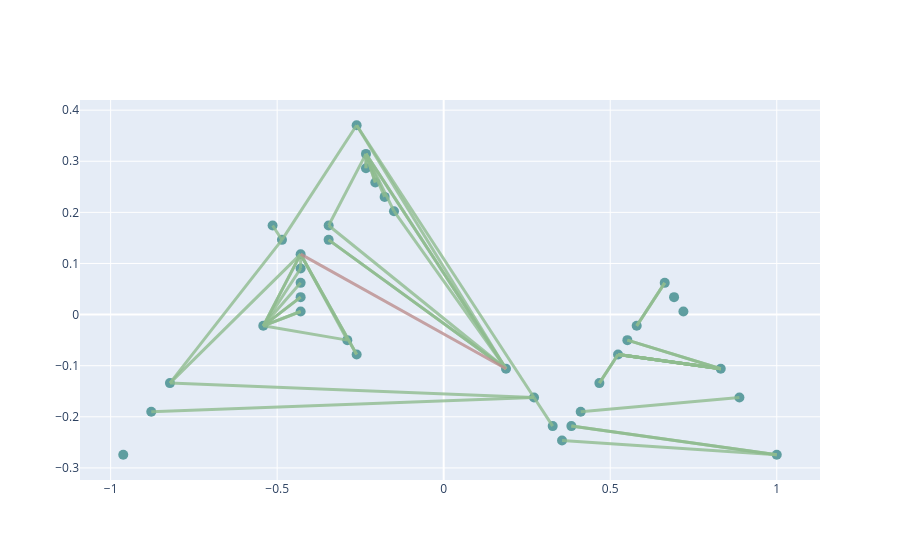
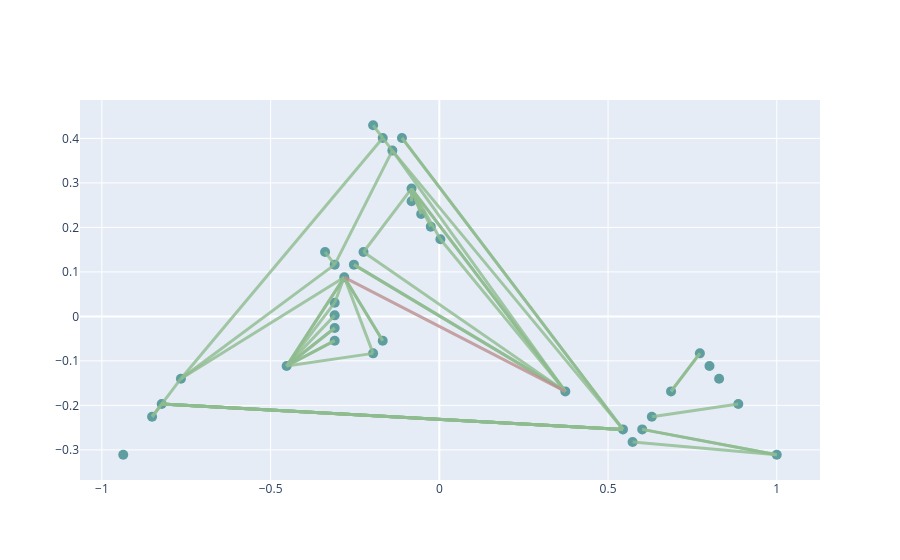

The cell these charts' notebook holds for them, in order:
### Markdown cell above
# Nodes

### Code cell
from pypsa.plot import PlotAccessor

for run in runs:
    print(run)
    plotter = PlotAccessor(n[run])
    plotter.iplot()

### Figure 1 — Plotly figure (JSON) as saved in the notebook; plotly's stock layout.template omitted (floating-point values rounded to 4 significant figures)
{"data": [{"hoverinfo": "text", "marker": {"color": "cadetblue", "size": 10}, "mode": "markers", "opacity": 1, "text": ["Bus CH0 0", "Bus DE0 0", "Bus EU", "Bus co2 atmosphere", "Bus co2 stored", "Bus co2 sequestered", "Bus CH0 0 H2", "Bus DE0 0 H2", "Bus CH0 0 gas", "Bus DE0 0 gas", "Bus CH0 0 battery", "Bus DE0 0 battery", "Bus CH0 0 EV battery", "Bus DE0 0 EV battery", "Bus CH0 0 urban central heat", "Bus DE0 0 urban central heat", "Bus CH0 0 biogas", "Bus DE0 0 biogas", "Bus EU solid biomass", "Bus EU oil", "Bus EU oil primary", "Bus EU methanol", "Bus solid biomass for industry", "Bus CH0 0 gas for industry", "Bus DE0 0 gas for industry", "Bus EU industry methanol", "Bus EU naphtha for industry", "Bus EU non-sequestered HVC", "Bus process emissions", "Bus CH0 0 low voltage", "Bus DE0 0 low voltage", "Bus CH0 0 home battery", "Bus DE0 0 home battery", "Bus CH0 0 rural heat", "Bus CH0 0 urban decentral heat", "Bus DE0 0 rural heat", "Bus DE0 0 urban decentral heat"], "type": "scatter", "x": [0.1871, -0.4295, -0.9621, 1.0, 0.8879, 0.4114, -0.2614, -0.822, 0.5235, 0.8318, -0.3455, -0.2614, -0.1773, -0.4295, -0.3455, -0.2894, 0.7197, 0.6917, 0.5795, 0.2712, 0.3273, -0.4856, 0.6636, 0.4674, 0.5515, -0.5136, -0.878, 0.3553, 0.3833, -0.2333, -0.5417, -0.2053, -0.4295, -0.2333, -0.1492, -0.4295, -0.4295], "y": [-0.1061, 0.1182, -0.2742, -0.2742, -0.1621, -0.1902, 0.3705, -0.1341, -0.07803, -0.1061, 0.1462, -0.07803, 0.2303, 0.06212, 0.1742, -0.05, 0.006061, 0.03409, -0.02197, -0.1621, -0.2182, 0.1462, 0.06212, -0.1341, -0.05, 0.1742, -0.1902, -0.2462, -0.2182, 0.3144, -0.02197, 0.2583, 0.03409, 0.2864, 0.2023, 0.006061, 0.09015]}, {"hoverinfo": "text", "marker": {"opacity": 0}, "mode": "markers", "text": ["Link co2 sequestered", "Link CH0 0 H2 Electrolysis", "Link DE0 0 H2 Electrolysis", "Link gas pipeline CH0 0 -> DE0 0", "Link gas pipeline CH0 0 <-> DE0 0", "Link gas pipeline DE0 0 -> CH0 0", "Link gas pipeline new CH0 0 <-> DE0 0", "Link CH0 0 battery charger", "Link DE0 0 battery charger", "Link CH0 0 battery discharger", "Link DE0 0 battery discharger", "Link CH0 0 BEV charger", "Link DE0 0 BEV charger", "Link CH0 0 urban central air heat pump", "Link DE0 0 urban central air heat pump", "Link EU oil refining", "Link solid biomass for industry", "Link solid biomass for industry CC", "Link CH0 0 gas for industry", "Link DE0 0 gas for industry", "Link CH0 0 gas for industry CC", "Link DE0 0 gas for industry CC", "Link EU industry methanol", "Link CH0 0 methanolisation", "Link DE0 0 methanolisation", "Link CH0 0 Fischer-Tropsch", "Link DE0 0 Fischer-Tropsch", "Link EU naphtha for industry", "Link EU HVC to air", "Link process emissions", "Link EU process emissions CC", "Link CH0 0 urban central DAC", "Link DE0 0 urban central DAC", "Link CH0 0 electricity distribution grid", "Link DE0 0 electricity distribution grid", "Link CH0 0 home battery charger", "Link DE0 0 home battery charger", "Link CH0 0 home battery discharger", "Link DE0 0 home battery discharger", "Link gas pipeline CH0 0 -> DE0 0-reversed", "Link gas pipeline CH0 0 <-> DE0 0-reversed", "Link gas pipeline DE0 0 -> CH0 0-reversed", "Link CH0 0 electricity distribution grid-reversed", "Link DE0 0 electricity distribution grid-reversed", "Link CH0 0 rural air heat pump", "Link CH0 0 rural ground heat pump", "Link CH0 0 urban decentral DAC", "Link CH0 0 urban decentral air heat pump", "Link DE0 0 rural air heat pump", "Link DE0 0 rural ground heat pump", "Link DE0 0 urban decentral DAC", "Link DE0 0 urban decentral air heat pump"], "type": "scatter", "x": [0.6496, -0.03712, -0.6258, 0.6777, 0.6777, 0.6777, 0.6777, -0.07917, -0.3455, -0.07917, -0.3455, -0.2053, -0.4856, -0.2894, -0.4155, 0.2992, 0.6216, 0.6216, 0.4955, 0.6917, 0.4955, 0.6917, -0.4996, -0.3735, -0.6538, 0.004924, -0.2754, -0.3034, 0.6777, 0.6917, 0.6917, -0.07917, -0.3595, -0.02311, -0.4856, -0.2193, -0.4856, -0.2193, -0.4856, 0.6777, 0.6777, 0.6777, -0.02311, -0.4856, -0.2333, -0.2333, 0.01894, -0.1913, -0.4856, -0.4856, -0.4295, -0.4856], "y": [-0.1761, 0.1322, -0.007955, -0.09205, -0.09205, -0.09205, -0.09205, 0.02008, 0.02008, 0.02008, 0.02008, 0.2723, 0.02008, 0.2443, -0.03598, -0.1902, 0.02008, 0.02008, -0.1061, -0.07803, -0.1061, -0.07803, 0.1602, 0.2583, 0.006061, 0.1042, -0.1481, -0.1761, -0.2602, -0.2462, -0.2462, 0.03409, 0.03409, 0.1042, 0.04811, 0.2864, 0.006061, 0.2864, 0.006061, -0.09205, -0.09205, -0.09205, 0.1042, 0.04811, 0.3004, 0.3004, 0.04811, 0.2583, -0.007955, -0.007955, 0.1042, 0.03409]}, {"hoverinfo": "text", "marker": {"opacity": 0}, "mode": "markers", "text": ["Line 0"], "type": "scatter", "x": [-0.1212], "y": [0.006061]}], "layout": {"hovermode": "closest", "shapes": [{"line": {"color": "darkseagreen", "width": 3}, "opacity": 0.8, "type": "line", "x0": 0.8879, "x1": 0.4114, "y0": -0.1621, "y1": -0.1902}, {"line": {"color": "darkseagreen", "width": 3}, "opacity": 0.8, "type": "line", "x0": 0.1871, "x1": -0.2614, "y0": -0.1061, "y1": 0.3705}, {"line": {"color": "darkseagreen", "width": 3}, "opacity": 0.8, "type": "line", "x0": -0.4295, "x1": -0.822, "y0": 0.1182, "y1": -0.1341}, {"line": {"color": "darkseagreen", "width": 3}, "opacity": 0.8, "type": "line", "x0": 0.5235, "x1": 0.8318, "y0": -0.07803, "y1": -0.1061}, {"line": {"color": "darkseagreen", "width": 3}, "opacity": 0.8, "type": "line", "x0": 0.5235, "x1": 0.8318, "y0": -0.07803, "y1": -0.1061}, {"line": {"color": "darkseagreen", "width": 3}, "opacity": 0.8, "type": "line", "x0": 0.8318, "x1": 0.5235, "y0": -0.1061, "y1": -0.07803}, {"line": {"color": "darkseagreen", "width": 3}, "opacity": 0.8, "type": "line", "x0": 0.5235, "x1": 0.8318, "y0": -0.07803, "y1": -0.1061}, {"line": {"color": "darkseagreen", "width": 3}, "opacity": 0.8, "type": "line", "x0": 0.1871, "x1": -0.3455, "y0": -0.1061, "y1": 0.1462}, {"line": {"color": "darkseagreen", "width": 3}, "opacity": 0.8, "type": "line", "x0": -0.4295, "x1": -0.2614, "y0": 0.1182, "y1": -0.07803}, {"line": {"color": "darkseagreen", "width": 3}, "opacity": 0.8, "type": "line", "x0": -0.3455, "x1": 0.1871, "y0": 0.1462, "y1": -0.1061}, {"line": {"color": "darkseagreen", "width": 3}, "opacity": 0.8, "type": "line", "x0": -0.2614, "x1": -0.4295, "y0": -0.07803, "y1": 0.1182}, {"line": {"color": "darkseagreen", "width": 3}, "opacity": 0.8, "type": "line", "x0": -0.2333, "x1": -0.1773, "y0": 0.3144, "y1": 0.2303}, {"line": {"color": "darkseagreen", "width": 3}, "opacity": 0.8, "type": "line", "x0": -0.5417, "x1": -0.4295, "y0": -0.02197, "y1": 0.06212}, {"line": {"color": "darkseagreen", "width": 3}, "opacity": 0.8, "type": "line", "x0": -0.3455, "x1": -0.2333, "y0": 0.1742, "y1": 0.3144}, {"line": {"color": "darkseagreen", "width": 3}, "opacity": 0.8, "type": "line", "x0": -0.2894, "x1": -0.5417, "y0": -0.05, "y1": -0.02197}, {"line": {"color": "darkseagreen", "width": 3}, "opacity": 0.8, "type": "line", "x0": 0.3273, "x1": 0.2712, "y0": -0.2182, "y1": -0.1621}, {"line": {"color": "darkseagreen", "width": 3}, "opacity": 0.8, "type": "line", "x0": 0.5795, "x1": 0.6636, "y0": -0.02197, "y1": 0.06212}, {"line": {"color": "darkseagreen", "width": 3}, "opacity": 0.8, "type": "line", "x0": 0.5795, "x1": 0.6636, "y0": -0.02197, "y1": 0.06212}, {"line": {"color": "darkseagreen", "width": 3}, "opacity": 0.8, "type": "line", "x0": 0.5235, "x1": 0.4674, "y0": -0.07803, "y1": -0.1341}, {"line": {"color": "darkseagreen", "width": 3}, "opacity": 0.8, "type": "line", "x0": 0.8318, "x1": 0.5515, "y0": -0.1061, "y1": -0.05}, {"line": {"color": "darkseagreen", "width": 3}, "opacity": 0.8, "type": "line", "x0": 0.5235, "x1": 0.4674, "y0": -0.07803, "y1": -0.1341}, {"line": {"color": "darkseagreen", "width": 3}, "opacity": 0.8, "type": "line", "x0": 0.8318, "x1": 0.5515, "y0": -0.1061, "y1": -0.05}, {"line": {"color": "darkseagreen", "width": 3}, "opacity": 0.8, "type": "line", "x0": -0.4856, "x1": -0.5136, "y0": 0.1462, "y1": 0.1742}, {"line": {"color": "darkseagreen", "width": 3}, "opacity": 0.8, "type": "line", "x0": -0.2614, "x1": -0.4856, "y0": 0.3705, "y1": 0.1462}, {"line": {"color": "darkseagreen", "width": 3}, "opacity": 0.8, "type": "line", "x0": -0.822, "x1": -0.4856, "y0": -0.1341, "y1": 0.1462}, {"line": {"color": "darkseagreen", "width": 3}, "opacity": 0.8, "type": "line", "x0": -0.2614, "x1": 0.2712, "y0": 0.3705, "y1": -0.1621}, {"line": {"color": "darkseagreen", "width": 3}, "opacity": 0.8, "type": "line", "x0": -0.822, "x1": 0.2712, "y0": -0.1341, "y1": -0.1621}, {"line": {"color": "darkseagreen", "width": 3}, "opacity": 0.8, "type": "line", "x0": 0.2712, "x1": -0.878, "y0": -0.1621, "y1": -0.1902}, {"line": {"color": "darkseagreen", "width": 3}, "opacity": 0.8, "type": "line", "x0": 0.3553, "x1": 1, "y0": -0.2462, "y1": -0.2742}, {"line": {"color": "darkseagreen", "width": 3}, "opacity": 0.8, "type": "line", "x0": 0.3833, "x1": 1, "y0": -0.2182, "y1": -0.2742}, {"line": {"color": "darkseagreen", "width": 3}, "opacity": 0.8, "type": "line", "x0": 0.3833, "x1": 1, "y0": -0.2182, "y1": -0.2742}, {"line": {"color": "darkseagreen", "width": 3}, "opacity": 0.8, "type": "line", "x0": 0.1871, "x1": -0.3455, "y0": -0.1061, "y1": 0.1742}, {"line": {"color": "darkseagreen", "width": 3}, "opacity": 0.8, "type": "line", "x0": -0.4295, "x1": -0.2894, "y0": 0.1182, "y1": -0.05}, {"line": {"color": "darkseagreen", "width": 3}, "opacity": 0.8, "type": "line", "x0": 0.1871, "x1": -0.2333, "y0": -0.1061, "y1": 0.3144}, {"line": {"color": "darkseagreen", "width": 3}, "opacity": 0.8, "type": "line", "x0": -0.4295, "x1": -0.5417, "y0": 0.1182, "y1": -0.02197}, {"line": {"color": "darkseagreen", "width": 3}, "opacity": 0.8, "type": "line", "x0": -0.2333, "x1": -0.2053, "y0": 0.3144, "y1": 0.2583}, {"line": {"color": "darkseagreen", "width": 3}, "opacity": 0.8, "type": "line", "x0": -0.5417, "x1": -0.4295, "y0": -0.02197, "y1": 0.03409}, {"line": {"color": "darkseagreen", "width": 3}, "opacity": 0.8, "type": "line", "x0": -0.2053, "x1": -0.2333, "y0": 0.2583, "y1": 0.3144}, {"line": {"color": "darkseagreen", "width": 3}, "opacity": 0.8, "type": "line", "x0": -0.4295, "x1": -0.5417, "y0": 0.03409, "y1": -0.02197}, {"line": {"color": "darkseagreen", "width": 3}, "opacity": 0.8, "type": "line", "x0": 0.8318, "x1": 0.5235, "y0": -0.1061, "y1": -0.07803}, {"line": {"color": "darkseagreen", "width": 3}, "opacity": 0.8, "type": "line", "x0": 0.8318, "x1": 0.5235, "y0": -0.1061, "y1": -0.07803}, {"line": {"color": "darkseagreen", "width": 3}, "opacity": 0.8, "type": "line", "x0": 0.5235, "x1": 0.8318, "y0": -0.07803, "y1": -0.1061}, {"line": {"color": "darkseagreen", "width": 3}, "opacity": 0.8, "type": "line", "x0": -0.2333, "x1": 0.1871, "y0": 0.3144, "y1": -0.1061}, {"line": {"color": "darkseagreen", "width": 3}, "opacity": 0.8, "type": "line", "x0": -0.5417, "x1": -0.4295, "y0": -0.02197, "y1": 0.1182}, {"line": {"color": "darkseagreen", "width": 3}, "opacity": 0.8, "type": "line", "x0": -0.2333, "x1": -0.2333, "y0": 0.2864, "y1": 0.3144}, {"line": {"color": "darkseagreen", "width": 3}, "opacity": 0.8, "type": "line", "x0": -0.2333, "x1": -0.2333, "y0": 0.2864, "y1": 0.3144}, {"line": {"color": "darkseagreen", "width": 3}, "opacity": 0.8, "type": "line", "x0": 0.1871, "x1": -0.1492, "y0": -0.1061, "y1": 0.2023}, {"line": {"color": "darkseagreen", "width": 3}, "opacity": 0.8, "type": "line", "x0": -0.1492, "x1": -0.2333, "y0": 0.2023, "y1": 0.3144}, {"line": {"color": "darkseagreen", "width": 3}, "opacity": 0.8, "type": "line", "x0": -0.4295, "x1": -0.5417, "y0": 0.006061, "y1": -0.02197}, {"line": {"color": "darkseagreen", "width": 3}, "opacity": 0.8, "type": "line", "x0": -0.4295, "x1": -0.5417, "y0": 0.006061, "y1": -0.02197}, {"line": {"color": "darkseagreen", "width": 3}, "opacity": 0.8, "type": "line", "x0": -0.4295, "x1": -0.4295, "y0": 0.1182, "y1": 0.09015}, {"line": {"color": "darkseagreen", "width": 3}, "opacity": 0.8, "type": "line", "x0": -0.4295, "x1": -0.5417, "y0": 0.09015, "y1": -0.02197}, {"line": {"color": "rosybrown", "width": 3}, "opacity": 0.8, "type": "line", "x0": 0.1871, "x1": -0.4295, "y0": -0.1061, "y1": 0.1182}], "showlegend": false, "title": {"text": ""}}}

### Figure 2 — Plotly figure (JSON) as saved in the notebook; plotly's stock layout.template omitted (floating-point values rounded to 4 significant figures)
{"data": [{"hoverinfo": "text", "marker": {"color": "cadetblue", "size": 10}, "mode": "markers", "opacity": 1, "text": ["Bus CH0 0", "Bus DE0 0", "Bus EU", "Bus co2 atmosphere", "Bus co2 stored", "Bus co2 sequestered", "Bus CH0 0 H2", "Bus DE0 0 H2", "Bus CH0 0 gas", "Bus DE0 0 gas", "Bus CH0 0 battery", "Bus DE0 0 battery", "Bus CH0 0 EV battery", "Bus DE0 0 EV battery", "Bus CH0 0 urban central heat", "Bus DE0 0 urban central heat", "Bus CH0 0 biogas", "Bus DE0 0 biogas", "Bus EU solid biomass", "Bus EU oil", "Bus EU methanol", "Bus solid biomass for industry", "Bus CH0 0 gas for industry", "Bus DE0 0 gas for industry", "Bus EU industry methanol", "Bus EU naphtha for industry", "Bus EU non-sequestered HVC", "Bus process emissions", "Bus CH0 0 low voltage", "Bus DE0 0 low voltage", "Bus CH0 0 home battery", "Bus DE0 0 home battery", "Bus CH0 0 rural heat", "Bus CH0 0 urban decentral heat", "Bus DE0 0 rural heat", "Bus DE0 0 urban decentral heat"], "type": "scatter", "x": [-0.2816, 0.3734, -0.9367, 1.0, 0.8861, 0.6297, -0.7658, -0.1392, -0.8228, 0.5443, -0.1677, -0.2532, -0.3101, -0.02532, -0.1962, -0.2247, 0.8291, 0.8006, 0.6867, -0.1677, -0.3101, 0.7722, -0.8513, -0.1108, -0.3386, -0.1962, 0.5728, 0.6013, -0.4525, -0.08228, -0.3101, -0.0538, -0.3101, -0.3101, -0.08228, 0.003165], "y": [0.08782, -0.1685, -0.3109, -0.3109, -0.197, -0.2255, -0.14, 0.3726, -0.197, -0.254, -0.05459, 0.1163, 0.002373, 0.2017, -0.08307, 0.1448, -0.14, -0.1116, -0.1685, 0.4011, 0.1163, -0.08307, -0.2255, 0.4011, 0.1448, 0.4296, -0.2824, -0.254, -0.1116, 0.2872, -0.02611, 0.2302, -0.05459, 0.03085, 0.2587, 0.1733]}, {"hoverinfo": "text", "marker": {"opacity": 0}, "mode": "markers", "text": ["Link co2 sequestered", "Link CH0 0 H2 Electrolysis", "Link DE0 0 H2 Electrolysis", "Link gas pipeline CH0 0 -> DE0 0", "Link gas pipeline CH0 0 <-> DE0 0", "Link gas pipeline DE0 0 -> CH0 0", "Link gas pipeline new CH0 0 <-> DE0 0", "Link CH0 0 battery charger", "Link DE0 0 battery charger", "Link CH0 0 battery discharger", "Link DE0 0 battery discharger", "Link CH0 0 Sabatier", "Link DE0 0 Sabatier", "Link CH0 0 BEV charger", "Link DE0 0 BEV charger", "Link CH0 0 urban central air heat pump", "Link DE0 0 urban central air heat pump", "Link solid biomass for industry", "Link solid biomass for industry CC", "Link CH0 0 gas for industry", "Link DE0 0 gas for industry", "Link CH0 0 gas for industry CC", "Link DE0 0 gas for industry CC", "Link EU industry methanol", "Link CH0 0 methanolisation", "Link DE0 0 methanolisation", "Link CH0 0 Fischer-Tropsch", "Link DE0 0 Fischer-Tropsch", "Link EU naphtha for industry", "Link EU HVC to air", "Link process emissions", "Link EU process emissions CC", "Link CH0 0 urban central DAC", "Link DE0 0 urban central DAC", "Link CH0 0 electricity distribution grid", "Link DE0 0 electricity distribution grid", "Link CH0 0 home battery charger", "Link DE0 0 home battery charger", "Link CH0 0 home battery discharger", "Link DE0 0 home battery discharger", "Link gas pipeline CH0 0 -> DE0 0-reversed", "Link gas pipeline CH0 0 <-> DE0 0-reversed", "Link gas pipeline DE0 0 -> CH0 0-reversed", "Link CH0 0 electricity distribution grid-reversed", "Link DE0 0 electricity distribution grid-reversed", "Link CH0 0 rural air heat pump", "Link CH0 0 rural ground heat pump", "Link CH0 0 urban decentral DAC", "Link CH0 0 urban decentral air heat pump", "Link DE0 0 rural air heat pump", "Link DE0 0 rural ground heat pump", "Link DE0 0 urban decentral DAC", "Link DE0 0 urban decentral air heat pump"], "type": "scatter", "x": [0.7579, -0.5237, 0.1171, -0.1392, -0.1392, -0.1392, -0.1392, -0.2247, 0.06013, -0.2247, 0.06013, -0.7943, 0.2025, -0.3813, -0.0538, -0.3244, -0.1535, 0.7294, 0.7294, -0.837, 0.2168, -0.837, 0.2168, -0.3244, -0.538, -0.2247, -0.4668, -0.1535, -0.182, 0.7864, 0.8006, 0.8006, -0.2389, 0.07437, -0.3671, 0.1456, -0.3813, -0.06804, -0.3813, -0.06804, -0.1392, -0.1392, -0.1392, -0.3671, 0.1456, -0.3813, -0.3813, -0.2959, -0.3813, -0.08228, -0.08228, 0.1883, -0.03956], "y": [-0.2112, -0.02611, 0.1021, -0.2255, -0.2255, -0.2255, -0.2255, 0.01661, -0.02611, 0.01661, -0.02611, -0.1685, 0.05934, -0.05459, 0.2445, -0.09731, 0.216, -0.1258, -0.1258, -0.2112, 0.07358, -0.2112, 0.07358, 0.1305, -0.01187, 0.2445, 0.1305, 0.3869, 0.4153, -0.2967, -0.2824, -0.2824, 0.002373, -0.01187, -0.01187, 0.05934, -0.06883, 0.2587, -0.06883, 0.2587, -0.2255, -0.2255, -0.2255, -0.01187, 0.05934, -0.08307, -0.08307, 0.05934, -0.04035, 0.2729, 0.2729, 0.002373, 0.2302]}, {"hoverinfo": "text", "marker": {"opacity": 0}, "mode": "markers", "text": ["Line 0"], "type": "scatter", "x": [0.04589], "y": [-0.04035]}], "layout": {"hovermode": "closest", "shapes": [{"line": {"color": "darkseagreen", "width": 3}, "opacity": 0.8, "type": "line", "x0": 0.8861, "x1": 0.6297, "y0": -0.197, "y1": -0.2255}, {"line": {"color": "darkseagreen", "width": 3}, "opacity": 0.8, "type": "line", "x0": -0.2816, "x1": -0.7658, "y0": 0.08782, "y1": -0.14}, {"line": {"color": "darkseagreen", "width": 3}, "opacity": 0.8, "type": "line", "x0": 0.3734, "x1": -0.1392, "y0": -0.1685, "y1": 0.3726}, {"line": {"color": "darkseagreen", "width": 3}, "opacity": 0.8, "type": "line", "x0": -0.8228, "x1": 0.5443, "y0": -0.197, "y1": -0.254}, {"line": {"color": "darkseagreen", "width": 3}, "opacity": 0.8, "type": "line", "x0": -0.8228, "x1": 0.5443, "y0": -0.197, "y1": -0.254}, {"line": {"color": "darkseagreen", "width": 3}, "opacity": 0.8, "type": "line", "x0": 0.5443, "x1": -0.8228, "y0": -0.254, "y1": -0.197}, {"line": {"color": "darkseagreen", "width": 3}, "opacity": 0.8, "type": "line", "x0": -0.8228, "x1": 0.5443, "y0": -0.197, "y1": -0.254}, {"line": {"color": "darkseagreen", "width": 3}, "opacity": 0.8, "type": "line", "x0": -0.2816, "x1": -0.1677, "y0": 0.08782, "y1": -0.05459}, {"line": {"color": "darkseagreen", "width": 3}, "opacity": 0.8, "type": "line", "x0": 0.3734, "x1": -0.2532, "y0": -0.1685, "y1": 0.1163}, {"line": {"color": "darkseagreen", "width": 3}, "opacity": 0.8, "type": "line", "x0": -0.1677, "x1": -0.2816, "y0": -0.05459, "y1": 0.08782}, {"line": {"color": "darkseagreen", "width": 3}, "opacity": 0.8, "type": "line", "x0": -0.2532, "x1": 0.3734, "y0": 0.1163, "y1": -0.1685}, {"line": {"color": "darkseagreen", "width": 3}, "opacity": 0.8, "type": "line", "x0": -0.7658, "x1": -0.8228, "y0": -0.14, "y1": -0.197}, {"line": {"color": "darkseagreen", "width": 3}, "opacity": 0.8, "type": "line", "x0": -0.1392, "x1": 0.5443, "y0": 0.3726, "y1": -0.254}, {"line": {"color": "darkseagreen", "width": 3}, "opacity": 0.8, "type": "line", "x0": -0.4525, "x1": -0.3101, "y0": -0.1116, "y1": 0.002373}, {"line": {"color": "darkseagreen", "width": 3}, "opacity": 0.8, "type": "line", "x0": -0.08228, "x1": -0.02532, "y0": 0.2872, "y1": 0.2017}, {"line": {"color": "darkseagreen", "width": 3}, "opacity": 0.8, "type": "line", "x0": -0.1962, "x1": -0.4525, "y0": -0.08307, "y1": -0.1116}, {"line": {"color": "darkseagreen", "width": 3}, "opacity": 0.8, "type": "line", "x0": -0.2247, "x1": -0.08228, "y0": 0.1448, "y1": 0.2872}, {"line": {"color": "darkseagreen", "width": 3}, "opacity": 0.8, "type": "line", "x0": 0.6867, "x1": 0.7722, "y0": -0.1685, "y1": -0.08307}, {"line": {"color": "darkseagreen", "width": 3}, "opacity": 0.8, "type": "line", "x0": 0.6867, "x1": 0.7722, "y0": -0.1685, "y1": -0.08307}, {"line": {"color": "darkseagreen", "width": 3}, "opacity": 0.8, "type": "line", "x0": -0.8228, "x1": -0.8513, "y0": -0.197, "y1": -0.2255}, {"line": {"color": "darkseagreen", "width": 3}, "opacity": 0.8, "type": "line", "x0": 0.5443, "x1": -0.1108, "y0": -0.254, "y1": 0.4011}, {"line": {"color": "darkseagreen", "width": 3}, "opacity": 0.8, "type": "line", "x0": -0.8228, "x1": -0.8513, "y0": -0.197, "y1": -0.2255}, {"line": {"color": "darkseagreen", "width": 3}, "opacity": 0.8, "type": "line", "x0": 0.5443, "x1": -0.1108, "y0": -0.254, "y1": 0.4011}, {"line": {"color": "darkseagreen", "width": 3}, "opacity": 0.8, "type": "line", "x0": -0.3101, "x1": -0.3386, "y0": 0.1163, "y1": 0.1448}, {"line": {"color": "darkseagreen", "width": 3}, "opacity": 0.8, "type": "line", "x0": -0.7658, "x1": -0.3101, "y0": -0.14, "y1": 0.1163}, {"line": {"color": "darkseagreen", "width": 3}, "opacity": 0.8, "type": "line", "x0": -0.1392, "x1": -0.3101, "y0": 0.3726, "y1": 0.1163}, {"line": {"color": "darkseagreen", "width": 3}, "opacity": 0.8, "type": "line", "x0": -0.7658, "x1": -0.1677, "y0": -0.14, "y1": 0.4011}, {"line": {"color": "darkseagreen", "width": 3}, "opacity": 0.8, "type": "line", "x0": -0.1392, "x1": -0.1677, "y0": 0.3726, "y1": 0.4011}, {"line": {"color": "darkseagreen", "width": 3}, "opacity": 0.8, "type": "line", "x0": -0.1677, "x1": -0.1962, "y0": 0.4011, "y1": 0.4296}, {"line": {"color": "darkseagreen", "width": 3}, "opacity": 0.8, "type": "line", "x0": 0.5728, "x1": 1, "y0": -0.2824, "y1": -0.3109}, {"line": {"color": "darkseagreen", "width": 3}, "opacity": 0.8, "type": "line", "x0": 0.6013, "x1": 1, "y0": -0.254, "y1": -0.3109}, {"line": {"color": "darkseagreen", "width": 3}, "opacity": 0.8, "type": "line", "x0": 0.6013, "x1": 1, "y0": -0.254, "y1": -0.3109}, {"line": {"color": "darkseagreen", "width": 3}, "opacity": 0.8, "type": "line", "x0": -0.2816, "x1": -0.1962, "y0": 0.08782, "y1": -0.08307}, {"line": {"color": "darkseagreen", "width": 3}, "opacity": 0.8, "type": "line", "x0": 0.3734, "x1": -0.2247, "y0": -0.1685, "y1": 0.1448}, {"line": {"color": "darkseagreen", "width": 3}, "opacity": 0.8, "type": "line", "x0": -0.2816, "x1": -0.4525, "y0": 0.08782, "y1": -0.1116}, {"line": {"color": "darkseagreen", "width": 3}, "opacity": 0.8, "type": "line", "x0": 0.3734, "x1": -0.08228, "y0": -0.1685, "y1": 0.2872}, {"line": {"color": "darkseagreen", "width": 3}, "opacity": 0.8, "type": "line", "x0": -0.4525, "x1": -0.3101, "y0": -0.1116, "y1": -0.02611}, {"line": {"color": "darkseagreen", "width": 3}, "opacity": 0.8, "type": "line", "x0": -0.08228, "x1": -0.0538, "y0": 0.2872, "y1": 0.2302}, {"line": {"color": "darkseagreen", "width": 3}, "opacity": 0.8, "type": "line", "x0": -0.3101, "x1": -0.4525, "y0": -0.02611, "y1": -0.1116}, {"line": {"color": "darkseagreen", "width": 3}, "opacity": 0.8, "type": "line", "x0": -0.0538, "x1": -0.08228, "y0": 0.2302, "y1": 0.2872}, {"line": {"color": "darkseagreen", "width": 3}, "opacity": 0.8, "type": "line", "x0": 0.5443, "x1": -0.8228, "y0": -0.254, "y1": -0.197}, {"line": {"color": "darkseagreen", "width": 3}, "opacity": 0.8, "type": "line", "x0": 0.5443, "x1": -0.8228, "y0": -0.254, "y1": -0.197}, {"line": {"color": "darkseagreen", "width": 3}, "opacity": 0.8, "type": "line", "x0": -0.8228, "x1": 0.5443, "y0": -0.197, "y1": -0.254}, {"line": {"color": "darkseagreen", "width": 3}, "opacity": 0.8, "type": "line", "x0": -0.4525, "x1": -0.2816, "y0": -0.1116, "y1": 0.08782}, {"line": {"color": "darkseagreen", "width": 3}, "opacity": 0.8, "type": "line", "x0": -0.08228, "x1": 0.3734, "y0": 0.2872, "y1": -0.1685}, {"line": {"color": "darkseagreen", "width": 3}, "opacity": 0.8, "type": "line", "x0": -0.3101, "x1": -0.4525, "y0": -0.05459, "y1": -0.1116}, {"line": {"color": "darkseagreen", "width": 3}, "opacity": 0.8, "type": "line", "x0": -0.3101, "x1": -0.4525, "y0": -0.05459, "y1": -0.1116}, {"line": {"color": "darkseagreen", "width": 3}, "opacity": 0.8, "type": "line", "x0": -0.2816, "x1": -0.3101, "y0": 0.08782, "y1": 0.03085}, {"line": {"color": "darkseagreen", "width": 3}, "opacity": 0.8, "type": "line", "x0": -0.3101, "x1": -0.4525, "y0": 0.03085, "y1": -0.1116}, {"line": {"color": "darkseagreen", "width": 3}, "opacity": 0.8, "type": "line", "x0": -0.08228, "x1": -0.08228, "y0": 0.2587, "y1": 0.2872}, {"line": {"color": "darkseagreen", "width": 3}, "opacity": 0.8, "type": "line", "x0": -0.08228, "x1": -0.08228, "y0": 0.2587, "y1": 0.2872}, {"line": {"color": "darkseagreen", "width": 3}, "opacity": 0.8, "type": "line", "x0": 0.3734, "x1": 0.003165, "y0": -0.1685, "y1": 0.1733}, {"line": {"color": "darkseagreen", "width": 3}, "opacity": 0.8, "type": "line", "x0": 0.003165, "x1": -0.08228, "y0": 0.1733, "y1": 0.2872}, {"line": {"color": "rosybrown", "width": 3}, "opacity": 0.8, "type": "line", "x0": -0.2816, "x1": 0.3734, "y0": 0.08782, "y1": -0.1685}], "showlegend": false, "title": {"text": ""}}}
